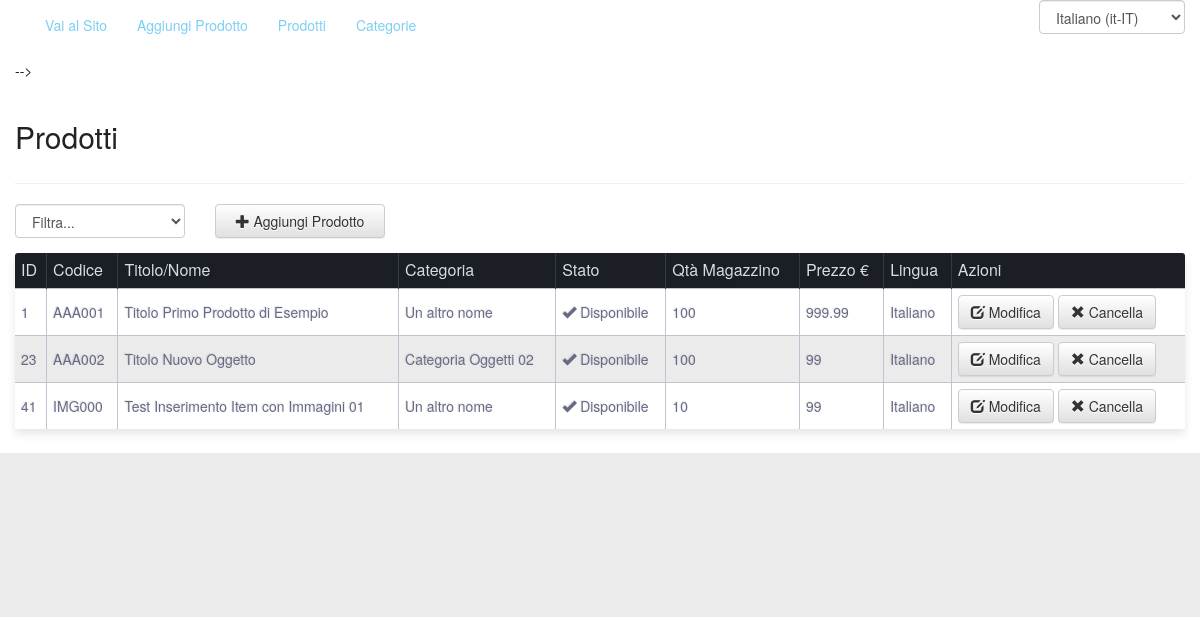
The app's page /Admin/showItems (signed in), older data.
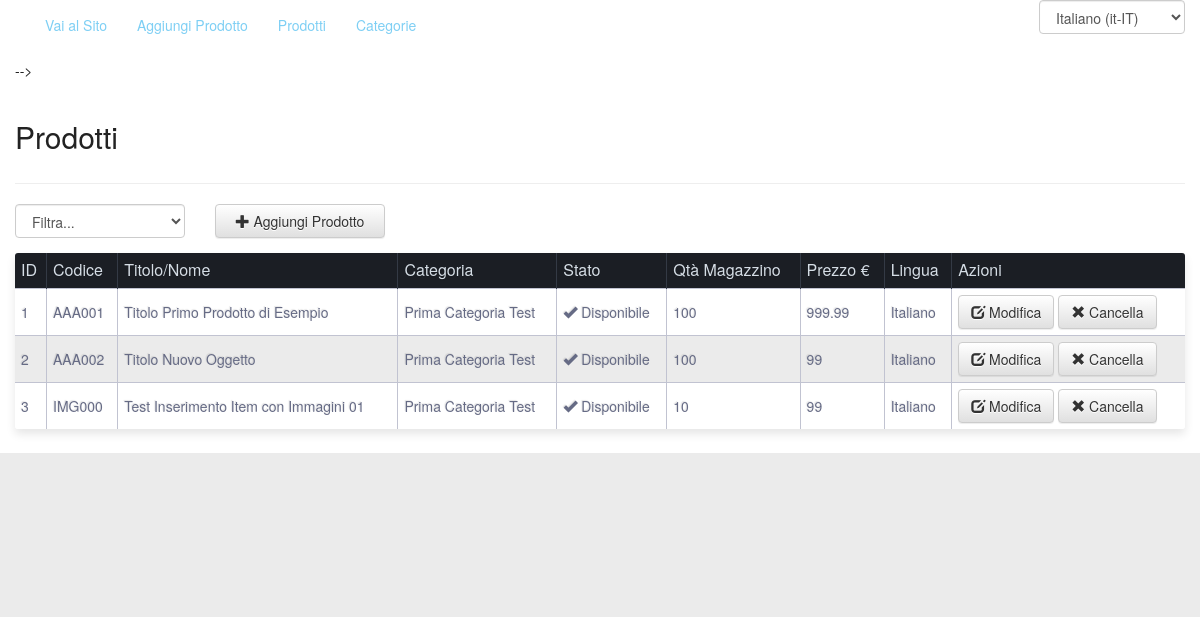
The same page, newer data.
### tables this page shows
CREATE TABLE `acms_shop_items` (
  `item_id` int(11) NOT NULL,
  `item_code` varchar(45) DEFAULT NULL,
  `fk_category_id` int(11) DEFAULT NULL,
  `fk_lang_id` int(11) NOT NULL,
  `item_status` tinyint(1) DEFAULT '0',
  `item_stock` int(11) DEFAULT NULL,
  `item_price` float DEFAULT NULL,
  `item_title` varchar(100) DEFAULT NULL,
  `item_weight` varchar(45) DEFAULT NULL,
  `item_colors` varchar(45) DEFAULT NULL,
  `item_short_desc` varchar(100) DEFAULT NULL,
  `item_long_desc` text,
  `item_meta_keywords` varchar(150) DEFAULT NULL,
  `item_meta_description` varchar(150) DEFAULT NULL
);

CREATE TABLE `acms_shop_categories` (
  `category_id` int(11) NOT NULL,
  `category_name` varchar(80) DEFAULT NULL,
  `category_status` tinyint(1) DEFAULT '1',
  `category_image_src` varchar(256) DEFAULT NULL,
  `fk_lang_id` int(11) NOT NULL,
  `fk_parent_id` int(11) NOT NULL DEFAULT '0',
  `category_parent_name` varchar(45) DEFAULT NULL
);

CREATE TABLE `acms_languages` (
  `lang_id` int(11) NOT NULL,
  `lang_iso_code` varchar(4) DEFAULT NULL,
  `lang_internal_code` varchar(8) DEFAULT NULL,
  `lang_name` varchar(80) DEFAULT NULL
);

### controllers/Admin.php (called while the page is built, shortened)
<?php
class Admin extends Controller
{
    function index()
    {
        $this->getView('pages/page_default');
    }
    function showItems($args)
    {
        $this->args = $args;
        $shop_model = $this->getModel('ShopModel');
        $this->items = $shop_model->getItems();
        $this->index($this->args);
    }
}

### index.php (called while the page is built, shortened)
<?php
require_once(__DIR__.'/Config.php');
require_once(Config::$abs_path.'/libs/php/Session.php');
require_once(Config::$abs_path.'/libs/php/Database.php');
require_once(Config::$abs_path.'/controllers/Controller.php');
require_once(Config::$abs_path.'/App.php');
(new App());

### libs/php/Session.php (called while the page is built, shortened)
<?php
class Session
{
    public static function get($key)
    {
        if (isset($_SESSION[$key]))
        {
            return $_SESSION[$key];
        }else{
            return FALSE;
        }
    }
}

### libs/php/Database.php (called while the page is built, shortened)
<?php
class Database
{
    public $mysqli;
    public $results;
    public function __construct()
    {
        $this->mysqli = new mysqli( Config::$db_host, Config::$db_user, Config::$db_pass, Config::$db_name);
    }
    public function queryExec($query='')
    {
        $_query = str_replace("#_", Config::$db_prefix, $query);
        if (!$this->results = $this->mysqli->query($_query)) {
            echo "<b>Database() say: </b>query problems<br>";
            echo "Query: " . $_query . "<br>";
            echo "Errno: " . $this->mysqli->errno . "<br>";
            echo "Error: " . $this->mysqli->error . "<br>";
            exit;
        }
        return $this->results;
    }
    public function getObjectData($query='')
    {
        $_query = str_replace("#_", Config::$db_prefix, $query);
        if (!$this->results = $this->mysqli->query($_query)) {
            echo "<b>Database() say: </b>query problems<br>";
            echo "Query: " . $_query . "<br>";
            echo "Errno: " . $this->mysqli->errno . "<br>";
            echo "Error: " . $this->mysqli->error . "<br>";
            exit;
        }
        if ($this->results->num_rows === 0) {
            $data = FALSE;
        }else{
            $data = $this->results->fetch_object();
            $data->num_rows = $this->results->num_rows;
        }
        return $data;
    }
}

### models/ShopModel.php (called while the page is built, shortened)
<?php
class ShopModel extends Model
{
    function getItems($lang_id=NULL, $status=NULL)
    {
        $query = "SELECT * FROM #_shop_items ";
        $query.= "LEFT JOIN #_shop_categories ON #_shop_items.fk_category_id = #_shop_categories.category_id ";
        $query.= "LEFT JOIN #_languages ON #_languages.lang_id = #_shop_items.fk_lang_id ";
        $this->results = $this->queryExec($query);
        $data = array();
        while($row = $this->results->fetch_object()){
            array_push($data, $row);
        }
        if(!$this->results){
            return FALSE;
        }else{
            return $data;
        }
    }
}

### views/admin/shop/list_items.php (the view, shortened to what this page needs)
<div class="list_items">
    <div class="row">
        <div class="col-xs-12 col-sm-12 col-md-12 col-lg-12">
            <h2><?=Lang::$products?></h2>
        </div>
    </div><hr/>
    <div class="row">
        <div class="col-xs-6 col-sm-3 col-md-2 col-lg-2">
            <div class="form-group">
                <select name="list_items_filter" id="list_items_filter" class="form-control">
                    <option value="NULL">Filtra...</option>
                </select>
            </div>
        </div>
        <div class="col-xs-6 col-sm-3 col-md-2 col-lg-2">
            <div class="form-group">
                <a href="<?=Config::$web_path;?>/Admin/editItem" class="btn btn-default form-control">
                    <span class="glyphicon glyphicon-plus"></span> <?=Lang::$add_item?>
                </a>
            </div>
        </div>
    </div>
    <?php if(isset($this->items) && $this->items!==FALSE):?>
    <table>
        <tbody>
            <tr>
                <th><?=Lang::$id?></th>
                <th><?=Lang::$item_code?></th>
                <th><?=Lang::$item_title?></th>
                <th><?=Lang::$item_category?></th>
                <th><?=Lang::$status?></th>
                <th><?=Lang::$item_stock?></th>
                <th><?=Lang::$item_price?></th>
                <th><?=Lang::$language?></th>
                <th><?=Lang::$actions?></th>
            </tr>
            <?php foreach($this->items as $item_val):?>
                <tr>
                    <td><?=$item_val->item_id;?></td>
                    <td><?=$item_val->item_code;?></td>
                    <td><?=$item_val->item_title;?></td>
                    <td><?=$item_val->category_name;?></td>
                    <td>
                        <?=$item_val->item_status ? '<i class="glyphicon glyphicon-ok"></i> '.Lang::$available : '<i class="glyphicon glyphicon-warning-sign"></i> '.Lang::$unavailable;?>
                    </td>
                    <td><?=$item_val->item_stock;?></td>
                    <td><?=$item_val->item_price;?></td>
                    <td><?=$item_val->lang_name;?></td>
                    <td>
                        <a href="<?=Config::$web_path;?>/Admin/editItem/<?=$item_val->item_id;?>" class="btn btn-default">
                            <span class="glyphicon glyphicon-edit"></span>
                            <?=Lang::$edit?>
                        </a>
                        <a href="<?=Config::$web_path;?>/Admin/deleteItem/<?=$item_val->item_id;?>/redirect/" class="btn btn-default">
                            <span class="glyphicon glyphicon-remove"></span>
                            <?=Lang::$delete?>
                        </a>
                    </td>
                </tr>
            <?php endforeach;?>
        </tbody>
    </table>
    <?php endif;?>
</div>

### App.php (shortened to what this page needs)
<?php
class App
{
    protected $controller = 'Page';
    protected $method = 'index';
    protected $params = array();
    public function __construct()
    {
        $url = $this->parseUrl();
        if($url)
        {
            if( file_exists(__DIR__ . '/controllers/' . $url[0] . '.php') )
            {
                $this->controller = $url[0];
                unset($url[0]);
                $this->controller = new $this->controller;
                if( isset($url[1]) && method_exists($this->controller, $url[1]))
                {
                    $this->method = $url[1];
                    unset($url[1]);
                }
            }
            $this->params = $url ? array_values($url) : array();
            call_user_func_array(array($this->controller, $this->method), array($this->params));
        }else{
            require_once(dirname(__FILE__) . '/controllers/' . $this->controller . '.php');
            $this->controller = new $this->controller;
            call_user_func_array(array($this->controller, $this->method), array($this->params));
        }
    }
    public function parseUrl()
    {
        $get = filter_input_array(INPUT_GET, FILTER_SANITIZE_STRING);
        if(isset($get['url'])){
            return $url = explode('/', filter_var(rtrim($get['url'], '/'), FILTER_SANITIZE_URL) );
        }else{
            return FALSE;
        }
    }
}

### views/pages/page_default.php (shortened to what this page needs)
<!DOCTYPE html>
<html lang="en" data-localization="<?=Session::get('lang') ? Session::get('lang') : Config::$default_lang;?>">
    <head>
        <link href="<?=Config::$web_path;?>/libs/bootstrap/css/bootstrap.min.css" rel="stylesheet">
        <link href="<?=Config::$web_path;?>/libs/bootstrap/css/bootstrap-theme.min.css" rel="stylesheet">
        <link href="<?=Config::$web_path;?>/css/app_style.css" rel="stylesheet">
        <link href="<?=Config::$web_path;?>/themes/<?=Config::$theme;?>/css/theme.css" rel="stylesheet">
        <link href="<?=Config::$web_path;?>/themes/<?=Config::$theme;?>/css/theme_shop.css" rel="stylesheet">
        <link type="text/css" rel="stylesheet" href="<?=Config::$web_path;?>/js/libs/jquery-ui-1.11.4/jquery-ui.min.css" />
        <link type="text/css" rel="stylesheet" href="<?=Config::$web_path;?>/js/libs/sweetalert-master/dist/sweetalert.css" />
        <link type="text/css" rel="stylesheet" href="<?=Config::$web_path;?>/js/libs/jonthornton-jquery-timepicker/jquery.timepicker.css" />
    </head>
    <body>
        <div class="container-fluid">
            <header class="row">
                <div class="header-content col-xs-12 col-sm-12 col-md-12 col-lg-12">
                    <?php $this->getInclude('header-content');?>
                </div>
        <div class="container-fluid">
            <div class="main-content">
                <?php $this->getInclude('main-content') ?>
            </div>
        </div>
        <div class="container-fluid">
            <footer class="row">
                <div class="footer-content col-xs-12 col-sm-12 col-md-12 col-lg-12">
                </div>
            </footer>
        </div>
    </body>
</html>

### controllers/Controller.php (shortened to what this page needs)
<?php
class Controller
{
    public $includes = array("positions"=>array());
    public function getModel($model='')
    {
        return new $model();
    }
    public function getView($view="", $data=NULL )
    {
        require_once(Config::$abs_path.'/views/'.$view.'.php');
    }
    public function includeView($view="", $position="")
    {
        $view_path = Config::$abs_path.'/views/'.$view.'.php';
        if($position!=""){
            $this->includes['positions'][$position] = $view_path;
        }else{
            array_push($this->includes, $view_path);
        }
    }
    public function getInclude($position="")
    {
        if( isset($this->includes['positions'][$position]) )
        {
            require_once( $this->includes['positions'][$position] );
        }
    }
}

### views/admin/nav/menu.php (shortened to what this page needs)
<div class="main_menu">
    <div class="main_menu_wrapper">
        <?php if(isset($this->menus["main_menu"])): ?>
            <div id="navbar" class="navbar-collapse collapse">
                <ul class="nav navbar-nav">
                    <li>
                        <a href="<?=Config::$web_path;?>" target="_blank">
                            <?=Lang::$go_to_site?>
                        </a>
                    </li>
                    <li>
                        <a href="<?=Config::$web_path;?>/Admin/editItem">
                            <?=Lang::$add_item?>
                        </a>
                    </li>
                    <li>
                        <a href="<?=Config::$web_path;?>/Admin/showItems">
                            <?=Lang::$products?>
                        </a>
                    </li>
                    <li>
                        <a href="<?=Config::$web_path;?>/Admin/showCategories">
                            <?=Lang::$categories?>
                        </a>
                    </li>
                </ul>
                <ul class="nav navbar-nav navbar-right">
                            <?php include(__DIR__ . '/lang_menu.php');?>
                    -->
            </div>
        <?php endif;?>
    </div>
</div>

### views/nav/lang_menu.php (shortened to what this page needs)
        <div class="form-group">
            <select id="languageCode" name="language_code" class="form-control">
                <option value="it-IT" <?=Session::get('lang')==="it-IT" ? 'selected' : ''; ?>>
                    Italiano (it-IT)
                </option>
            </select>
        </div>
</div>

### css/app_style.css (style rules this page uses)
a, a:hover, a:focus, a:visited { text-decoration: none; }

### themes/default/css/theme.css (style rules this page uses)
html, body { color: #222; }
a { color: #7ecff4; }
select, option { color: #222; }
footer { min-height: 164px; margin-top: 24px; margin-bottom: 0; background: #EBEBEB; }
table { background: white; border-radius:3px; border-collapse: collapse; margin: auto; padding:5px; width: 100%; box-shadow: 0 5px 10px rgba(0, 0, 0, 0.1); animation: float 5s infinite; }
th { color:#D5DDE5;; background:#1b1e24; border-right: 1px solid #343a45; font-size:16px; font-weight: 100; padding:6px; text-align:left; text-shadow: 0 1px 1px rgba(0, 0, 0, 0.1); vertical-align:middle; }
th:first-child { border-top-left-radius:3px; }
th:last-child { border-top-right-radius:3px; border-right:none; }
tr { border-top: 1px solid #C1C3D1; border-bottom: 1px solid #C1C3D1; color:#666B85; font-size:16px; font-weight:normal; text-shadow: 0 1px 1px rgba(256, 256, 256, 0.1); }
tr:first-child { border-top:none; }
tr:last-child { border-bottom:none; }
tr:nth-child(odd) td { background:#EBEBEB; }
tr:last-child td:first-child { border-bottom-left-radius:3px; }
tr:last-child td:last-child { border-bottom-right-radius:3px; }
td { background:#FFFFFF; padding:6px; text-align:left; vertical-align:middle; font-weight:300; font-size:14px; text-shadow: -1px -1px 1px rgba(0, 0, 0, 0.1); border-right: 1px solid #C1C3D1; }
td:last-child { border-right: 0px; }

Row changes from the older to the newer data that the page shows:
removed acms_shop_items: item_id "23", item_code "AAA002", item_title "Titolo Nuovo Oggetto", acms_shop_categories.category_name "Categoria Oggetti 02", item_stock "100", item_price "99", acms_languages.lang_name "Italiano"
removed acms_shop_items: item_id "41", item_code "IMG000", item_title "Test Inserimento Item con Immagini 01", acms_shop_categories.category_name "Un altro nome", item_stock "10", item_price "99", acms_languages.lang_name "Italiano"
changed acms_shop_items "AAA001": acms_shop_categories.category_name "Un altro nome" → "Prima Categoria Test"
added acms_shop_items: item_id "2", item_code "AAA002", item_title "Titolo Nuovo Oggetto", acms_shop_categories.category_name "Prima Categoria Test", item_stock "100", item_price "99", acms_languages.lang_name "Italiano"
added acms_shop_items: item_id "3", item_code "IMG000", item_title "Test Inserimento Item con Immagini 01", acms_shop_categories.category_name "Prima Categoria Test", item_stock "10", item_price "99", acms_languages.lang_name "Italiano"
